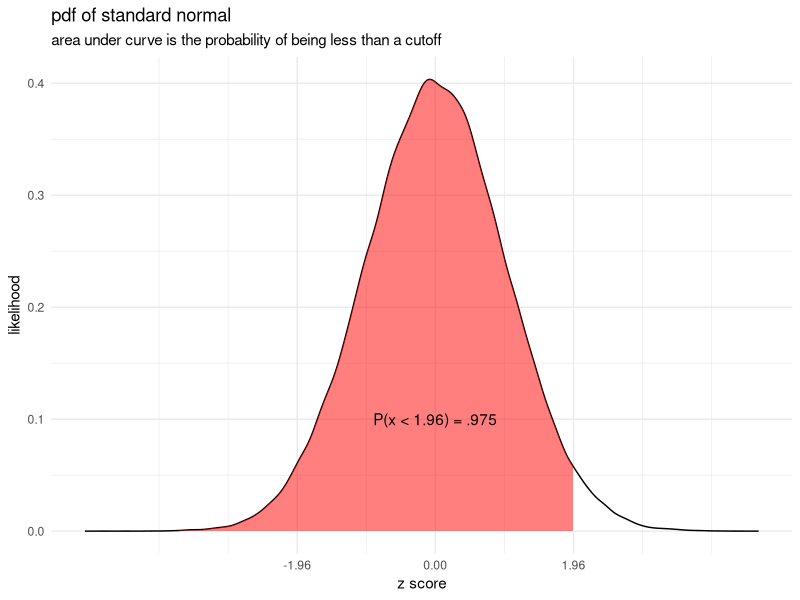
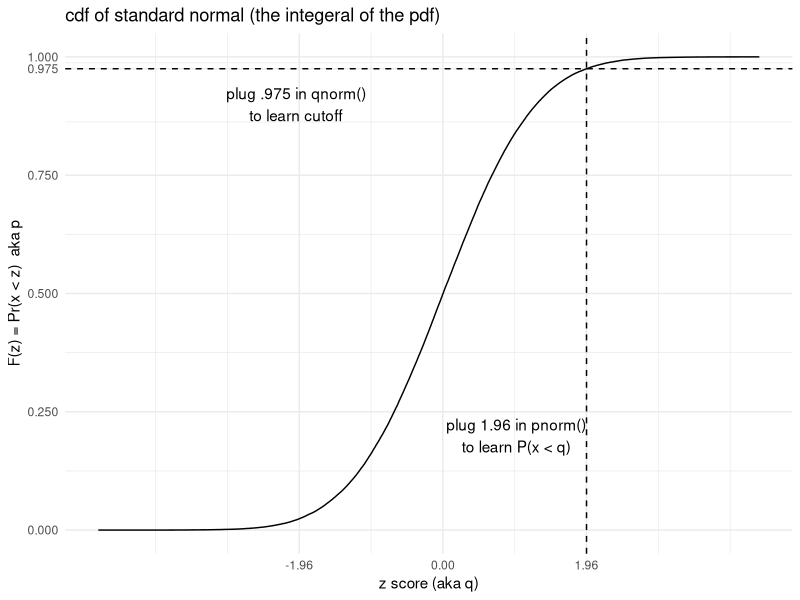
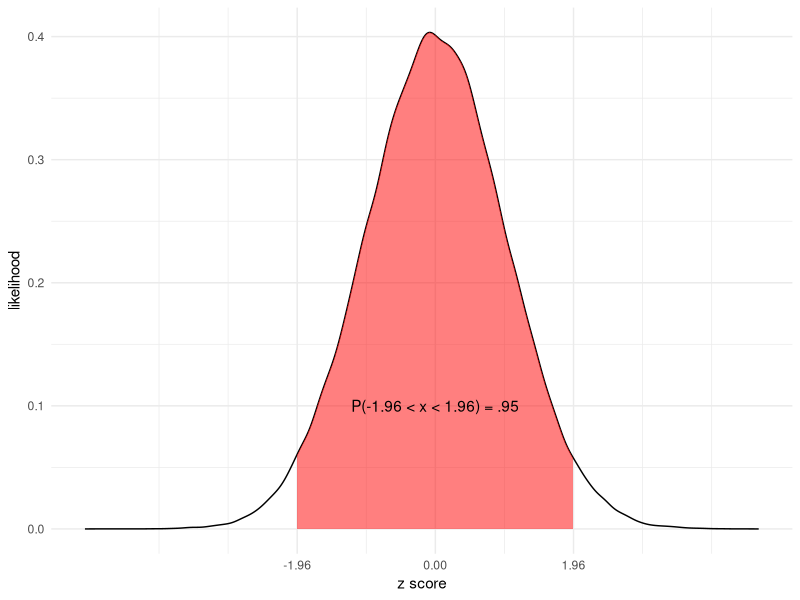

These charts were generated, in order, by the following R code:
## ---- chunk 1
knitr::opts_chunk$set(echo = TRUE)
library(tidyverse)
## ---- chunk 2
TRUE + 4
## ---- chunk 3
FALSE + 4
## ---- chunk 4
TRUE | NA
## ---- chunk 5
FALSE & NA
## ---- chunk 6
do_monte_carlo <- function(N, true_mean, B, alpha){
  sample_statistics <- monte_carlo_samples(N, true_mean, B)
  z_scores <- get_zscores(sample_statistics$mean, 
                          true_mean, 
                          sample_statistics$sd, 
                          N)
  test_significance(z_scores, alpha) %>% mean()
}

## ---- chunk 7

sample <- rnorm(1e5)
pdf_data <- with(density(sample, n = 1000), tibble(x, y))

cutoff <- 1.96
## ---- chunk 8

pdf_data  %>%
  ggplot(aes(x = x, y = y)) + 
  geom_line() +
  geom_ribbon(aes(ymax = y), ymin=0, fill = "red", alpha = .5, 
              data = pdf_data %>% filter(x < cutoff)) + 
  labs(x = "z score",  y = "likelihood",  title = "pdf of standard normal", subtitle = "area under curve is the probability of being less than a cutoff") + 
  annotate("text", x = 0, y = .1, label = "P(x < 1.96) = .975") + 
  scale_x_continuous(breaks = c(-1.96,  0, 1.96)) +
  theme_minimal() 
## ---- chunk 9
cdf <- ecdf(sample)

cdf_data <- 
  tibble(x = sample,
         y = cdf(sample))

cdf_data %>%
  ggplot(aes(x = x, y = y)) + 
  geom_line() +
  labs(x = "z score (aka q)", title = "cdf of standard normal (the integeral of the pdf)", y = "F(z) = Pr(x < z)  aka p") + 
  geom_hline(aes(yintercept = pnorm(cutoff)), linetype = "dashed") +
  geom_vline(aes(xintercept = cutoff), linetype = "dashed") +
  scale_x_continuous(breaks = c(-1.96,  0, 1.96)) +
  scale_y_continuous(breaks = c(0, .25, .5, .75, .975, 1)) + 
  annotate("text", x = -2, y = .9, label = "plug .975 in qnorm()\nto learn cutoff" ) +
  annotate("text", x = 1, y = .2, label = "plug 1.96 in pnorm()\nto learn P(x < q)" ) +
  theme_minimal() 
## ---- chunk 10
pnorm(1.96)
pnorm(0)
## ---- chunk 11
qnorm(.975)
qnorm(.5)
## ---- chunk 12
# Setting a seed ensures replicability
set.seed(4)

# we set our parameters
true_mean <- 0.5
N <- 30

# We simulate and observe outcomes
simulated_data <- rnorm(N, mean = true_mean)
obs_mean <- mean(simulated_data)
obs_mean
## ---- chunk 13
obs_sd <- sd(simulated_data)
zscore <- (obs_mean - true_mean) / (obs_sd / sqrt(N))
zscore
## ---- chunk 14
1 - pnorm(zscore)
## ---- chunk 15

pdf_data  %>%
  ggplot(aes(x = x, y = y)) + 
  geom_line() +
  geom_ribbon(aes(ymax = y), ymin=0, fill = "red", alpha = .5, 
              data = pdf_data %>% filter(abs(x) < cutoff)) + 
  labs(x = "z score", y = "likelihood") + 
  annotate("text", x = 0, y = .1, label = "P(-1.96 < x < 1.96) = .95") + 
  scale_x_continuous(breaks = c(-1.96,  0, 1.96)) +
  theme_minimal() 
## ---- chunk 16
do_monte_carlo <- function(N, true_mean, B, alpha){
  sample_statistics <- make_mc_samples(N, true_mean, B)
  z_scores <- get_zscores(sample_statistics$mean, true_mean, sample_statistics$sd, N)
  test_significance(z_scores, alpha) %>% mean()
}

